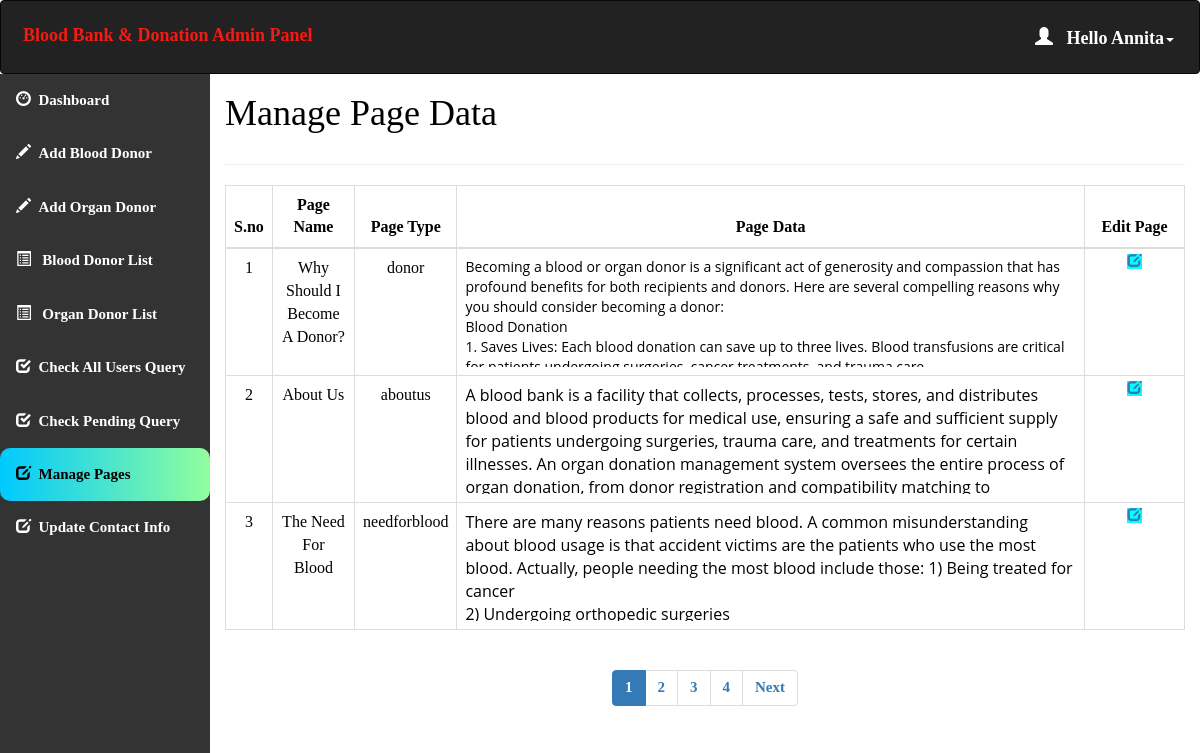
Screenshot of /admin/pages.php (signed in) with the database file from the repository.
### tables this page shows
create table pages(
page_id int NOT NULL auto_increment UNIQUE,
page_name varchar(255) NOT NULL,
page_type varchar(255) NOT NULL,
page_data longtext NOT NULL
);

### admin/pages.php (the view, shortened to what this page needs)
<html>
<head>
  <link rel="stylesheet" href="https://maxcdn.bootstrapcdn.com/bootstrap/3.4.1/css/bootstrap.min.css">
</head>
<?php
include 'conn.php';
  if (isset($_SESSION['loggedin']) && $_SESSION['loggedin'] == true) {
  ?>
<body style="color:black">
<div id="header" >
<?php include 'header.php';
?>
</div>
<div id="sidebar">
<?php $active="pages";
 include 'sidebar.php'; ?>
</div>
<div id="content" >
  <div class="content-wrapper">
    <div class="container-fluid">
      <div class="row">
        <div class="col-md-12 lg-12 sm-12">
          <h1 class="page-title">Manage Page Data</h1>
        </div>
      </div>
      <hr>
      <?php
      $limit = 3;
      if(isset($_GET['page'])){
        $page = $_GET['page'];
      }else{
        $page = 1;
      }
      $offset = ($page - 1) * $limit;
      $count=$offset+1;
        $sql= "select * from pages LIMIT {$offset},{$limit} ";
        $result=mysqli_query($conn,$sql);
        if(mysqli_num_rows($result)>0)   {
       ?>
       <div class="table-responsive">
      <table class="table table-bordered" style="text-align:center">
          <thead style="text-align:center">
          <th style="text-align:center">S.no</th>
          <th style="text-align:center">Page Name</th>
          <th style="text-align:center">Page Type</th>
          <th style="text-align:center">Page Data</th>
          <th style="text-align:center">Edit Page</th>
          </thead>
          <tbody>
            <?php
            while($row = mysqli_fetch_assoc($result)) { ?>
          <tr>
                  <td ><?php echo  $count++; ?></td>
                  <td ><?php echo $row['page_name']; ?></td>
                  <td ><?php echo $row['page_type']; ?></td>
                  <td id="example" style="text-align:left"><div style="width:100%; max-height:110px; overflow:auto"><?php echo $row['page_data']; ?></div></td>
                    <td id="he" style="width:100px;">
                    <a style="background-color:aqua" href='update_page_details.php?type=<?php echo $row['page_type'];?>'> <span class="glyphicon glyphicon-edit"></span></a>
                </td>
              </tr>
            <?php } ?>
          </tbody>
      </table>
    </div>
    <?php } ?>
    <div class="table-responsive"style="text-align:center;align:center">
        <?php
        $sql1 = "SELECT * FROM pages";
        $result1 = mysqli_query($conn, $sql1) or die("Query Failed.");
        if(mysqli_num_rows($result1) > 0){
          $total_records = mysqli_num_rows($result1);
          $total_page = ceil($total_records / $limit);
          echo '<ul class="pagination admin-pagination">';
          for($i = 1; $i <= $total_page; $i++){
            if($i == $page){
              $active = "active";
            }else{
              $active = "";
            }
            echo '<li class="'.$active.'"><a href="pages.php?page='.$i.'">'.$i.'</a></li>';
          }
          if($total_page > $page){
            echo '<li><a href="pages.php?page='.($page + 1).'">Next</a></li>';
          }
          echo '</ul>';
        }
        ?>
      </div>
  </div>
  </div>
</div>
   <?php }
    ?>
</body>
</html>

### admin/header.php (shortened to what this page needs)
<!DOCTYPE html>
<html>
<head>
  <link rel="stylesheet" href="https://maxcdn.bootstrapcdn.com/bootstrap/3.4.1/css/bootstrap.min.css">
</head>
<body>
<nav class="navbar navbar-inverse">
  <div class="container-fluid">
    <div class="navbar-header">
      <a class="navbar-brand" id="qq" href="dashboard.php" style="color:#F51A14;">Blood Bank & Donation Admin Panel</a>
    </div>
    <ul class="nav navbar-nav navbar-right">
      <li class="dropdown"><a class="dropdown-toggle" id="qw" data-toggle="dropdown" href="#" style="font-weight:bold;color:white "> <span class="glyphicon glyphicon-user"></span>&nbsp&nbsp
        <?php
        include 'conn.php';
        $username=$_SESSION['username'];
        $sql="select * from admin_info where admin_username='$username'";
        $result=mysqli_query($conn,$sql) or die("query failed.");
        $row=mysqli_fetch_assoc($result);
        echo "Hello ".$row['admin_name'];
       ?><span class="caret"></span></a>
    </li>
    </ul>
  </div>
</nav>
</body></html>

### admin/pages.php (style rules this page uses)
#sidebar { position:relative;margin-top:-20px }
#content { position:relative;margin-left:210px }
#he { font-size: 14px; font-weight: 600; text-transform: uppercase; padding: 3px 7px; color: #fff; text-decoration: none; border-radius: 3px; align:center }

### admin/header.php (style rules this page uses)
.navbar { background-color: #333333 ; padding: 10px 10px; color:#FF0404 ; }
.navbar a { float: left; color: white; text-align: center; padding: 12px; text-decoration: none; font-size: 18px; line-height: 25px; }
.navbar-brand { font-size: 25px; font-weight: bold; }
.navbar a { float: none; display: block; text-align: left; }
.navbar-right { float: none; }

### admin/sidebar.php (style rules this page uses)
body { margin: 0; font-family: 'Averia Gruesa Libre';font-size: 15px; color:#F8F9F9; }

### rows the page displays
pages: page_name "Why Should I Become A Donor?", page_type "donor", page_data "Becoming a blood or organ donor is a significant act of generosity and compassion that has profound benefits for both recipients and donors. Here are several compelling reasons why you should consider becoming a donor: Blood Donation 1. Saves Lives: Each blood donation can save up to three lives. Blood transfusions are critical…"
pages: page_name "About Us", page_type "aboutus", page_data "A blood bank is a facility that collects, processes, tests, stores, and distributes blood and blood products for medical use, ensuring a safe and sufficient supply for patients undergoing surgeries, trauma care, and treatments for certain illnesses. An organ donation management system oversees the entire process of organ donation, from donor registration and compatibility matching to…"
pages: page_name "The Need For Blood", page_type "needforblood", page_data "There are many reasons patients need blood. A common misunderstanding about blood usage is that accident victims are the patients who use the most blood. Actually, people needing the most blood include those: 1) Being treated for cancer 2) Undergoing orthopedic surgeries"

### other values shown
$row['admin_name'] "Annita"
